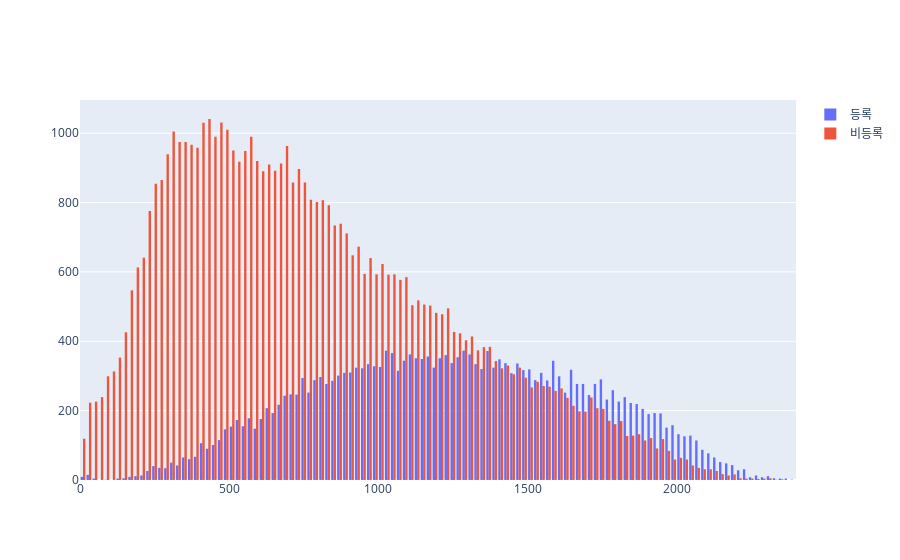

The code cell stored with this chart in its notebook:
### Code cell
configure_plotly_browser_state()
fig = go.Figure()
fig.add_trace(go.Histogram(x = df_concat_short_3[df_concat_short_3['법적상태'] == '등록']['main_청구항'].apply(lambda x: len(str(x.strip()))), name = '등록'))
fig.add_trace(go.Histogram(x = df_concat_short_3[df_concat_short_3['법적상태'] != '등록']['main_청구항'].apply(lambda x: len(str(x.strip()))), name = '비등록'))

fig.show()

### Figure 1 — Plotly figure (JSON) as saved in the notebook; plotly's stock layout.template omitted (floating-point values rounded to 4 significant figures; data arrays with more than 128 entries replaced by an {"elided": "..."} marker saying what was removed)
{"data": [{"name": "등록", "x": {"elided": "23159 int values"}, "type": "histogram"}, {"name": "비등록", "x": {"elided": "53992 int values"}, "type": "histogram"}], "layout": {}}
